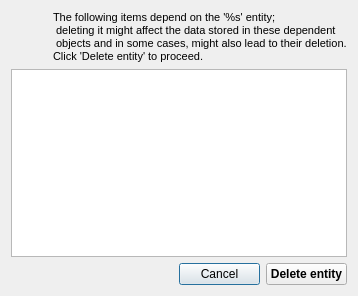
<?xml version="1.0" encoding="UTF-8"?>
<ui version="4.0">
 <class>dlgEntityDepend</class>
 <widget class="QDialog" name="dlgEntityDepend">
  <property name="windowModality">
   <enum>Qt::WindowModal</enum>
  </property>
  <property name="geometry">
   <rect>
    <x>0</x>
    <y>0</y>
    <width>358</width>
    <height>296</height>
   </rect>
  </property>
  <property name="contextMenuPolicy">
   <enum>Qt::DefaultContextMenu</enum>
  </property>
  <property name="windowTitle">
   <string>Entity dependencies</string>
  </property>
  <layout class="QVBoxLayout" name="verticalLayout">
   <item>
    <layout class="QHBoxLayout" name="horizontalLayout_3">
     <property name="spacing">
      <number>0</number>
     </property>
     <property name="leftMargin">
      <number>0</number>
     </property>
     <item>
      <widget class="QLabel" name="label">
       <property name="maximumSize">
        <size>
         <width>80</width>
         <height>16777215</height>
        </size>
       </property>
       <property name="text">
        <string/>
       </property>
       <property name="alignment">
        <set>Qt::AlignCenter</set>
       </property>
      </widget>
     </item>
     <item>
      <widget class="QLabel" name="qryLabel">
       <property name="font">
        <font>
         <pointsize>8</pointsize>
         <weight>50</weight>
         <bold>false</bold>
        </font>
       </property>
       <property name="text">
        <string>The following items depend on the '%s' entity;
 deleting it might affect the data stored in these dependent
 objects and in some cases, might also lead to their deletion.
Click 'Delete entity' to proceed.</string>
       </property>
       <property name="textFormat">
        <enum>Qt::PlainText</enum>
       </property>
       <property name="wordWrap">
        <bool>true</bool>
       </property>
      </widget>
     </item>
    </layout>
   </item>
   <item>
    <widget class="QTreeWidget" name="twEntityDepend">
     <attribute name="headerVisible">
      <bool>false</bool>
     </attribute>
     <column>
      <property name="text">
       <string notr="true">1</string>
      </property>
     </column>
    </widget>
   </item>
   <item>
    <layout class="QHBoxLayout" name="horizontalLayout_2" stretch="1,1">
     <item>
      <spacer name="horizontalSpacer">
       <property name="orientation">
        <enum>Qt::Horizontal</enum>
       </property>
       <property name="sizeHint" stdset="0">
        <size>
         <width>165</width>
         <height>20</height>
        </size>
       </property>
      </spacer>
     </item>
     <item>
      <layout class="QHBoxLayout" name="horizontalLayout" stretch="1,1">
       <property name="sizeConstraint">
        <enum>QLayout::SetFixedSize</enum>
       </property>
       <property name="rightMargin">
        <number>0</number>
       </property>
       <item>
        <widget class="QPushButton" name="btnCancel">
         <property name="text">
          <string>Cancel</string>
         </property>
        </widget>
       </item>
       <item>
        <widget class="QPushButton" name="btnDelete">
         <property name="font">
          <font>
           <weight>75</weight>
           <bold>true</bold>
          </font>
         </property>
         <property name="text">
          <string>Delete entity</string>
         </property>
        </widget>
       </item>
      </layout>
     </item>
    </layout>
   </item>
  </layout>
 </widget>
 <connections/>
</ui>
